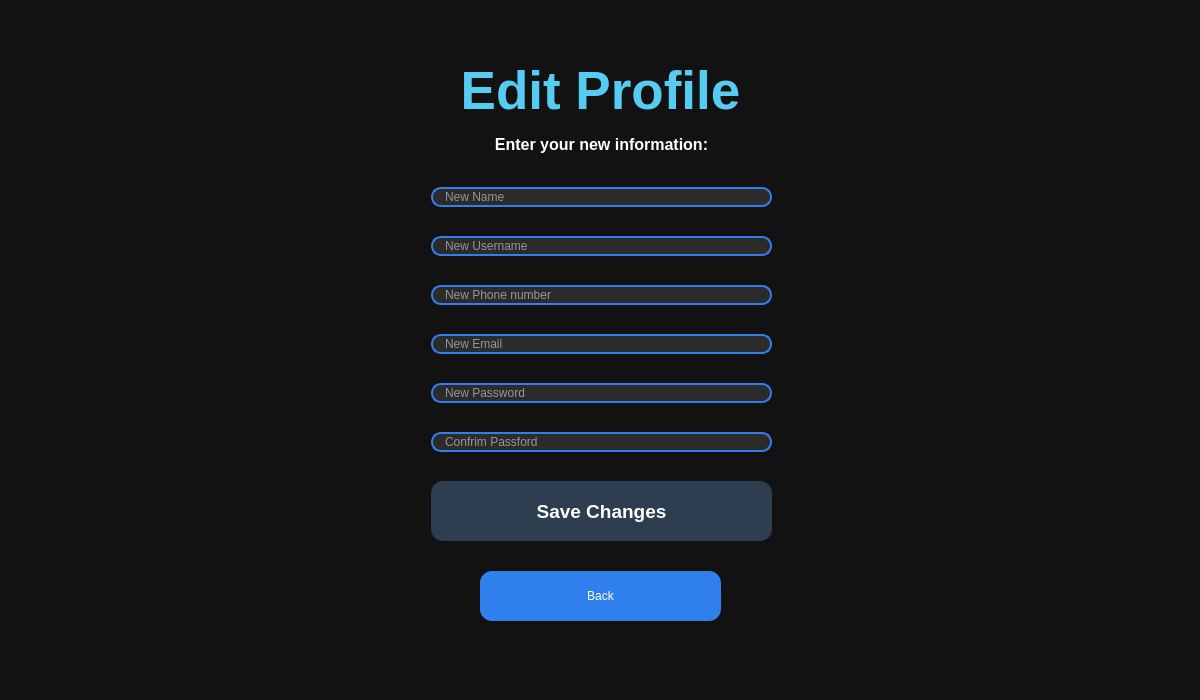
<?xml version="1.0" encoding="UTF-8"?>
<ui version="4.0">
 <class>EditProfileWindow</class>
 <widget class="QWidget" name="EditProfileWindow">
  <property name="geometry">
   <rect>
    <x>0</x>
    <y>0</y>
    <width>1200</width>
    <height>700</height>
   </rect>
  </property>
  <property name="windowTitle">
   <string>Edit form</string>
  </property>
  <property name="styleSheet">
   <string notr="true">background-color:#121212;</string>
  </property>
  <widget class="QPushButton" name="backButton">
   <property name="geometry">
    <rect>
     <x>480</x>
     <y>571</y>
     <width>241</width>
     <height>50</height>
    </rect>
   </property>
   <property name="styleSheet">
    <string notr="true">QPushButton{
    background:#2F80ED;
    color:white;
    border-radius:12px;
    font:16pt &quot;Segoe UI&quot;;
    min-height:50px;
}

QPushButton:hover{
    background:#56CCF2;
}

QPushButton:pressed{
    background:#1C5DB6;
}</string>
   </property>
   <property name="text">
    <string>Back</string>
   </property>
  </widget>
  <widget class="QLabel" name="editprofileTitleLabel">
   <property name="geometry">
    <rect>
     <x>30</x>
     <y>40</y>
     <width>1141</width>
     <height>101</height>
    </rect>
   </property>
   <property name="font">
    <font>
     <pointsize>40</pointsize>
     <bold>true</bold>
    </font>
   </property>
   <property name="styleSheet">
    <string notr="true">color:#56CCF2;</string>
   </property>
   <property name="text">
    <string>Edit Profile</string>
   </property>
   <property name="alignment">
    <set>Qt::AlignmentFlag::AlignCenter</set>
   </property>
  </widget>
  <widget class="QLabel" name="descriptionLabel">
   <property name="geometry">
    <rect>
     <x>431</x>
     <y>131</y>
     <width>341</width>
     <height>27</height>
    </rect>
   </property>
   <property name="font">
    <font>
     <pointsize>12</pointsize>
     <bold>true</bold>
    </font>
   </property>
   <property name="styleSheet">
    <string notr="true">color:white;</string>
   </property>
   <property name="text">
    <string>Enter your new information:</string>
   </property>
   <property name="alignment">
    <set>Qt::AlignmentFlag::AlignCenter</set>
   </property>
  </widget>
  <widget class="QWidget" name="">
   <property name="geometry">
    <rect>
     <x>431</x>
     <y>164</y>
     <width>341</width>
     <height>401</height>
    </rect>
   </property>
   <layout class="QVBoxLayout" name="verticalLayout">
    <item>
     <widget class="QLineEdit" name="nameEdit">
      <property name="styleSheet">
       <string notr="true">QLineEdit{
    background:#2B2B2B;
    border:2px solid #2F80ED;
    border-radius:10px;
    padding-left:10px;
    color:white;
    font:15pt &quot;Segoe UI&quot;;
}

QLineEdit:focus{
    border:2px solid #56CCF2;
}</string>
      </property>
      <property name="placeholderText">
       <string>New Name</string>
      </property>
     </widget>
    </item>
    <item>
     <widget class="QLineEdit" name="usernameEdit">
      <property name="styleSheet">
       <string notr="true">QLineEdit{
    background:#2B2B2B;
    border:2px solid #2F80ED;
    border-radius:10px;
    padding-left:10px;
    color:white;
    font:15pt &quot;Segoe UI&quot;;
}

QLineEdit:focus{
    border:2px solid #56CCF2;
}</string>
      </property>
      <property name="placeholderText">
       <string>New Username</string>
      </property>
     </widget>
    </item>
    <item>
     <widget class="QLineEdit" name="phoneEdit">
      <property name="styleSheet">
       <string notr="true">QLineEdit{
    background:#2B2B2B;
    border:2px solid #2F80ED;
    border-radius:10px;
    padding-left:10px;
    color:white;
    font:15pt &quot;Segoe UI&quot;;
}

QLineEdit:focus{
    border:2px solid #56CCF2;
}</string>
      </property>
      <property name="maxLength">
       <number>11</number>
      </property>
      <property name="placeholderText">
       <string>New Phone number</string>
      </property>
     </widget>
    </item>
    <item>
     <widget class="QLineEdit" name="emailEdit">
      <property name="styleSheet">
       <string notr="true">QLineEdit{
    background:#2B2B2B;
    border:2px solid #2F80ED;
    border-radius:10px;
    padding-left:10px;
    color:white;
    font:15pt &quot;Segoe UI&quot;;
}

QLineEdit:focus{
    border:2px solid #56CCF2;
}</string>
      </property>
      <property name="placeholderText">
       <string>New Email</string>
      </property>
     </widget>
    </item>
    <item>
     <widget class="QLineEdit" name="passwordEdit">
      <property name="styleSheet">
       <string notr="true">QLineEdit{
    background:#2B2B2B;
    border:2px solid #2F80ED;
    border-radius:10px;
    padding-left:10px;
    color:white;
    font:15pt &quot;Segoe UI&quot;;
}

QLineEdit:focus{
    border:2px solid #56CCF2;
}</string>
      </property>
      <property name="echoMode">
       <enum>QLineEdit::EchoMode::Password</enum>
      </property>
      <property name="placeholderText">
       <string>New Password</string>
      </property>
     </widget>
    </item>
    <item>
     <widget class="QLineEdit" name="confirmPasswordEdit">
      <property name="styleSheet">
       <string notr="true">QLineEdit{
    background:#2B2B2B;
    border:2px solid #2F80ED;
    border-radius:10px;
    padding-left:10px;
    color:white;
    font:15pt &quot;Segoe UI&quot;;
}

QLineEdit:focus{
    border:2px solid #56CCF2;
}</string>
      </property>
      <property name="echoMode">
       <enum>QLineEdit::EchoMode::Password</enum>
      </property>
      <property name="placeholderText">
       <string>Confrim Passford</string>
      </property>
     </widget>
    </item>
    <item>
     <widget class="QPushButton" name="saveButton">
      <property name="minimumSize">
       <size>
        <width>0</width>
        <height>50</height>
       </size>
      </property>
      <property name="maximumSize">
       <size>
        <width>16777215</width>
        <height>60</height>
       </size>
      </property>
      <property name="styleSheet">
       <string notr="true">QPushButton{

background:#2C3E50;

color:white;

border:none;

border-radius:12px;

min-height:50px;

font-size:14pt;

font-weight:bold;

}

QPushButton:hover{

background:#3A86FF;

}

QPushButton:pressed{

background:#2563EB;

}</string>
      </property>
      <property name="text">
       <string>Save Changes</string>
      </property>
     </widget>
    </item>
   </layout>
  </widget>
 </widget>
 <resources/>
 <connections/>
</ui>
